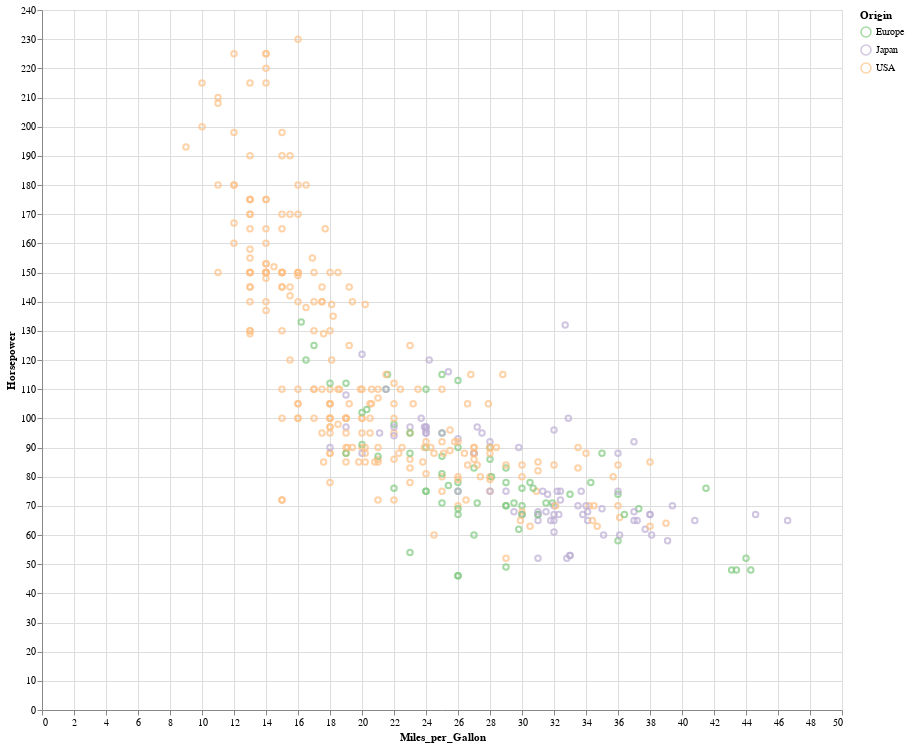

Source (notebook cell):
### Code cell
sp=alt\
.Chart(
    data=cars,
    width=800,
    height=700
    )\
.mark_point()\
.encode(
    x=alt.X(shorthand="Miles_per_Gallon"),
    y=alt.Y(shorthand="Horsepower"),
    color=alt.Color(
        shorthand="Origin",
        scale=alt.Scale(
            scheme="accent"
        )
    )
)
sp.show()

### Figure 1 — Vega-Lite specification as saved in the notebook (floating-point values rounded to 4 significant figures; data arrays with more than 128 entries replaced by an {"elided": "..."} marker saying what was removed)
{"config": {"view": {"continuousWidth": 300, "continuousHeight": 300}}, "data": {"name": "data-583e73726c1545c56c203344161a975c"}, "mark": {"type": "point"}, "encoding": {"color": {"field": "Origin", "scale": {"scheme": "accent"}, "type": "nominal"}, "x": {"field": "Miles_per_Gallon", "type": "quantitative"}, "y": {"field": "Horsepower", "type": "quantitative"}}, "height": 700, "width": 800, "$schema": "https://vega.github.io/schema/vega-lite/v5.17.0.json", "datasets": {"data-583e73726c1545c56c203344161a975c": {"elided": "406 records"}}}
